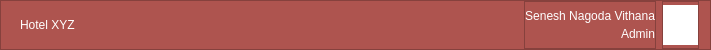
     <widget class="QFrame" name="frame">
      <property name="minimumSize">
       <size>
        <width>0</width>
        <height>50</height>
       </size>
      </property>
      <property name="maximumSize">
       <size>
        <width>16777215</width>
        <height>50</height>
       </size>
      </property>
      <property name="styleSheet">
       <string notr="true">background-color: rgb(174, 84, 79);</string>
      </property>
      <property name="frameShape">
       <enum>QFrame::StyledPanel</enum>
      </property>
      <property name="frameShadow">
       <enum>QFrame::Raised</enum>
      </property>
      <property name="lineWidth">
       <number>0</number>
      </property>
      <layout class="QHBoxLayout" name="horizontalLayout_4">
       <property name="topMargin">
        <number>0</number>
       </property>
       <property name="bottomMargin">
        <number>0</number>
       </property>
       <item>
        <widget class="QLabel" name="label_4">
         <property name="styleSheet">
          <string notr="true">font: 500 18pt &quot;ImPerfect23&quot;;
color: rgb(255, 255, 255);
margin-left:5px;</string>
         </property>
         <property name="text">
          <string>Hotel XYZ</string>
         </property>
        </widget>
       </item>
       <item>
        <spacer name="horizontalSpacer">
         <property name="orientation">
          <enum>Qt::Horizontal</enum>
         </property>
         <property name="sizeHint" stdset="0">
          <size>
           <width>440</width>
           <height>20</height>
          </size>
         </property>
        </spacer>
       </item>
       <item>
        <widget class="QFrame" name="frame_9">
         <property name="frameShape">
          <enum>QFrame::StyledPanel</enum>
         </property>
         <property name="frameShadow">
          <enum>QFrame::Raised</enum>
         </property>
         <layout class="QVBoxLayout" name="verticalLayout_3">
          <property name="spacing">
           <number>0</number>
          </property>
          <property name="leftMargin">
           <number>0</number>
          </property>
          <property name="topMargin">
           <number>5</number>
          </property>
          <property name="rightMargin">
           <number>0</number>
          </property>
          <property name="bottomMargin">
           <number>5</number>
          </property>
          <item>
           <widget class="QLabel" name="label_3">
            <property name="styleSheet">
             <string notr="true">
color: rgb(255, 255, 255);
font: 700 11pt &quot;SF Pro Display&quot;;</string>
            </property>
            <property name="text">
             <string>Senesh Nagoda Vithana</string>
            </property>
            <property name="alignment">
             <set>Qt::AlignRight|Qt::AlignTrailing|Qt::AlignVCenter</set>
            </property>
           </widget>
          </item>
          <item>
           <widget class="QLabel" name="label_2">
            <property name="styleSheet">
             <string notr="true">font: 11pt &quot;SF Pro Display&quot;;
color: rgb(255, 255, 255);</string>
            </property>
            <property name="text">
             <string>Admin</string>
            </property>
            <property name="alignment">
             <set>Qt::AlignRight|Qt::AlignTrailing|Qt::AlignVCenter</set>
            </property>
           </widget>
          </item>
         </layout>
        </widget>
       </item>
       <item>
        <widget class="QFrame" name="frame_10">
         <property name="frameShape">
          <enum>QFrame::StyledPanel</enum>
         </property>
         <property name="frameShadow">
          <enum>QFrame::Raised</enum>
         </property>
         <layout class="QHBoxLayout" name="horizontalLayout_3">
          <property name="spacing">
           <number>0</number>
          </property>
          <property name="leftMargin">
           <number>0</number>
          </property>
          <property name="topMargin">
           <number>0</number>
          </property>
          <property name="rightMargin">
           <number>0</number>
          </property>
          <property name="bottomMargin">
           <number>0</number>
          </property>
          <item>
           <widget class="QLabel" name="label">
            <property name="minimumSize">
             <size>
              <width>35</width>
              <height>40</height>
             </size>
            </property>
            <property name="maximumSize">
             <size>
              <width>40</width>
              <height>40</height>
             </size>
            </property>
            <property name="styleSheet">
             <string notr="true">background-color: rgb(255, 255, 255);
border-radius: 20px;</string>
            </property>
            <property name="text">
             <string/>
            </property>
            <property name="alignment">
             <set>Qt::AlignCenter</set>
            </property>
           </widget>
          </item>
         </layout>
        </widget>
       </item>
      </layout>
      <zorder>frame_9</zorder>
      <zorder>label_4</zorder>
      <zorder>horizontalSpacer</zorder>
      <zorder>frame_10</zorder>
     </widget>
